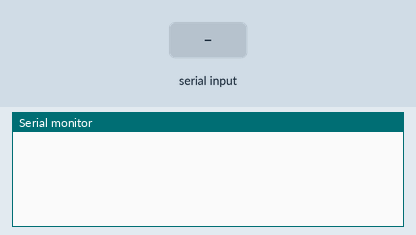
A sketch run on a simulated Arduino Mega 2560, built with avr-gcc and run on an emulated ATmega2560. On the bench: the last lines printed to the serial monitor. The test bench sets the inputs (shaded band). The modem accepts every AT command (registered, SIM ready, sends succeed) and sends nothing else.

Above: at 1.2 s.
1.3 s: "1" received over Serial
At 3.5 s:
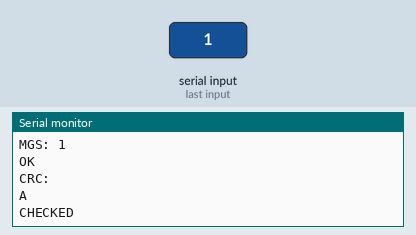
3.8 s: "1" received over the second serial link
At 4.9 s:
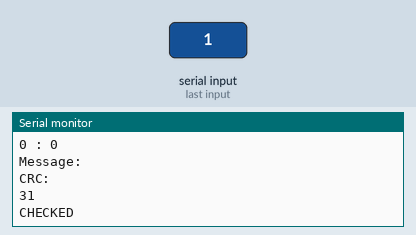
5.3 s: "0" received over the second serial link
At 6.0 s:
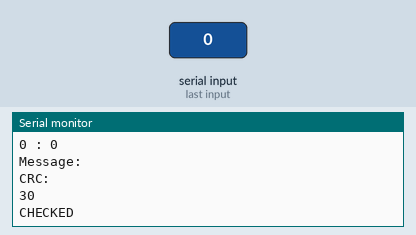

Measured:
- after the input at 1.3 s, the serial monitor: prints a new line after 1.1 s (image 1)
- after the input at 3.8 s, the serial monitor: prints a new line after 0.06 s (image 2)
- after the input at 5.3 s, the serial monitor: prints a new line after 0.06 s (image 3)

The sketch:

Ethernet_Project.ino
```cpp
#define Message_Length 70
#define TimetoWait 50
String Msg2TivaSERIAL;
unsigned char Msg2Tiva[Message_Length+2];
unsigned char Mess[Message_Length+2];
unsigned char c =0;
unsigned char i = 0;
unsigned char Temp=0;
unsigned int time;
unsigned char obtainedLength =0 ;
unsigned char Mess_bitArray[(Message_Length-22)*8];
unsigned char DEST_Add[6] = {0x10,0x1A,0xB6,0x83,0x34,0xAA}; 		// Destination Address: 00:1A:B6:03:34:AA in HEX
unsigned char SRC_Add[6] = {0xCC,0x1A,0xB6,0x83,0x34,0xAA};		// Source Address: CC:1A:B6:03:34:AA in HEX

void Initialize_Message()
{
  unsigned char i = 0;
  // Add Preamble
  // First 7 Bytes =>> 0b10101010 = 0xAA
  // Eighth Byte =>> 0b10101011 = 0xAB
  for(i = 0; i < 7 ; i++)
    Msg2Tiva[i] = 0xAA;
  Msg2Tiva[7] = 0xAB;
  // Add Destination Address
  for(i = 8; i < 14 ; i++)
    Msg2Tiva[i] = DEST_Add[i-8];
  // Add Source Address
  for(i = 14 ; i < 20 ; i++)
    Msg2Tiva[i] = SRC_Add[i-14];

  Msg2Tiva[20] = 0xBB; // Type byte
  Msg2Tiva[21] = 0xBB; // Type byte
}


char MakeCRC(unsigned char *BitArr)
{
	static char Res[8];                                 // CRC Result
	char CRC[7];
	char crcVar = 0;
	int  i;
	char DoInvert;
	for (i = 0; i<7; ++i)  CRC[i] = 0;                    // Init before calculation
	for (i = 0; i<((Msg2TivaSERIAL.length())*8); ++i)
	{
		DoInvert = (BitArr[i]) ^ CRC[6];         // XOR required?
		CRC[6] = CRC[5];
		CRC[5] = CRC[4];
		CRC[4] = CRC[3];
		CRC[3] = CRC[2] ^ DoInvert;
		CRC[2] = CRC[1];
		CRC[1] = CRC[0];
		CRC[0] = DoInvert;
	}
	for (i = 0; i < 7; ++i)
		crcVar = crcVar |( CRC[i] << i);
	return(crcVar);
}

void CRC()
{
	char l=0;
	for (char k = 22; k < (Msg2TivaSERIAL.length()+22); k++)
		for (char c = 0; c < 8; c++)
		{
			Mess_bitArray[l] = ((Msg2Tiva[k] >> (7-c)) & 1);
			l++;
		}
	Msg2Tiva[Msg2TivaSERIAL.length()+23] = MakeCRC(Mess_bitArray);                                    // Calculate CRC
}


char MakeCRC_CHECK(unsigned char *BitArr)
{
        char Bit_Length= (((obtainedLength-1)*8) +7);
	static char Res[8];                                 // CRC Result
	char CRC[7];
	char crcVar = 0;
	int  i;
	char DoInvert;
	for (i = 0; i<7; ++i)  CRC[i] = 0;                    // Init before calculation
	for (i = 0; i<Bit_Length; ++i)
	{
		DoInvert = (BitArr[i]) ^ CRC[6];         // XOR required?
		CRC[6] = CRC[5];
		CRC[5] = CRC[4];
		CRC[4] = CRC[3];
		CRC[3] = CRC[2] ^ DoInvert;
		CRC[2] = CRC[1];
		CRC[1] = CRC[0];
		CRC[0] = DoInvert;
	}
	for (i = 0; i < 7; ++i)
		crcVar = crcVar |( CRC[i] << i);
	return(crcVar);
}
bool checkCRC()
{
  char l=0;
  char res;
  for (char k = 22; k < (obtainedLength); k++)
  {
    for (char c = 0; c < 8; c++)
    {
      Mess_bitArray[l] = ((Mess[k] >> (7-c)) & 1);
      l++;
    }
  }
  res = MakeCRC_CHECK(Mess_bitArray);
  return res;
}
void setup()
{
  Initialize_Message();
  // put your setup code here, to run once:
  Serial.begin(115200);
  Serial1.begin(115200);
}

void loop()
{
  if(Serial.available())
  {
    Msg2TivaSERIAL=Serial.readString();
    //Serial.println(Msg2TivaSERIAL.length());
    for(char h =22 ; h < (Msg2TivaSERIAL.length()+23) ; h++)
      Msg2Tiva[h] = Msg2TivaSERIAL[h-22];
    CRC();
    for(char h =0 ; h < (Msg2TivaSERIAL.length()+24) ; h++)
      Serial1.write(Msg2Tiva[h]);
  }
  if(Serial1.available())
  {
    time = millis();
    while(1)
    {
    if(Serial1.available())
    {
    //x = x + Serial1.read();
    Mess[c] = Serial1.read();
    c++;
    }
    if((millis()-time)>TimetoWait)
    {
      obtainedLength = c;
      break;
    }
  }
  }
  if(c != 0)
  {
    c =0;
    // Add Preamble
    // First 7 Bytes =>> 0b10101010 = 0xAA
    // Eighth Byte =>> 0b10101011 = 0xAB
    Serial.println("======================================================");
    Serial.println("Frame Received !");
    Serial.println("Preamble:");
    for(i = 0; i < 8 ; i++)
    {
      Serial.print(Mess[i],HEX);
      Serial.print(' ');
    }
    // Add Destination Address
    Serial.println("");
    Serial.println("DEST MAC:");
    for(i = 8; i < 14 ; i++)
    {
      Serial.print(Mess[i],HEX);
      if(i!=13)
        Serial.print(" : ");
    }
    // Add Source Address
    Serial.println("");
    Serial.println("SRC MAC:");
    for(i = 14 ; i < 20 ; i++)
    {
      Serial.print(Mess[i],HEX);
      if(i!=19)
        Serial.print(" : ");
    }
    // Print type bits
    Serial.println("");
    Serial.println("TYPE:");
    for(i = 20 ; i < 22 ; i++)
    {
      Serial.print(Mess[i],HEX);
      if(i!=21)
        Serial.print(" : ");
    }
    Serial.println("");
    Serial.println("Message:");
    for(i = 22 ; i < (obtainedLength-1) ; i++)
    {
      Serial.write(Mess[i]);
    }
    Serial.println("");
    Serial.println("CRC:");
    Serial.println(Mess[obtainedLength-1],HEX);
    Mess[obtainedLength-1] = Mess[obtainedLength-1] << 1;
    for(int y = 0 ; y < Message_Length ; y++ )
      Mess[y] = 0;
    if(!checkCRC()) Serial.println("CHECKED");
    else Serial.println("ERROR");
  }
}
```
